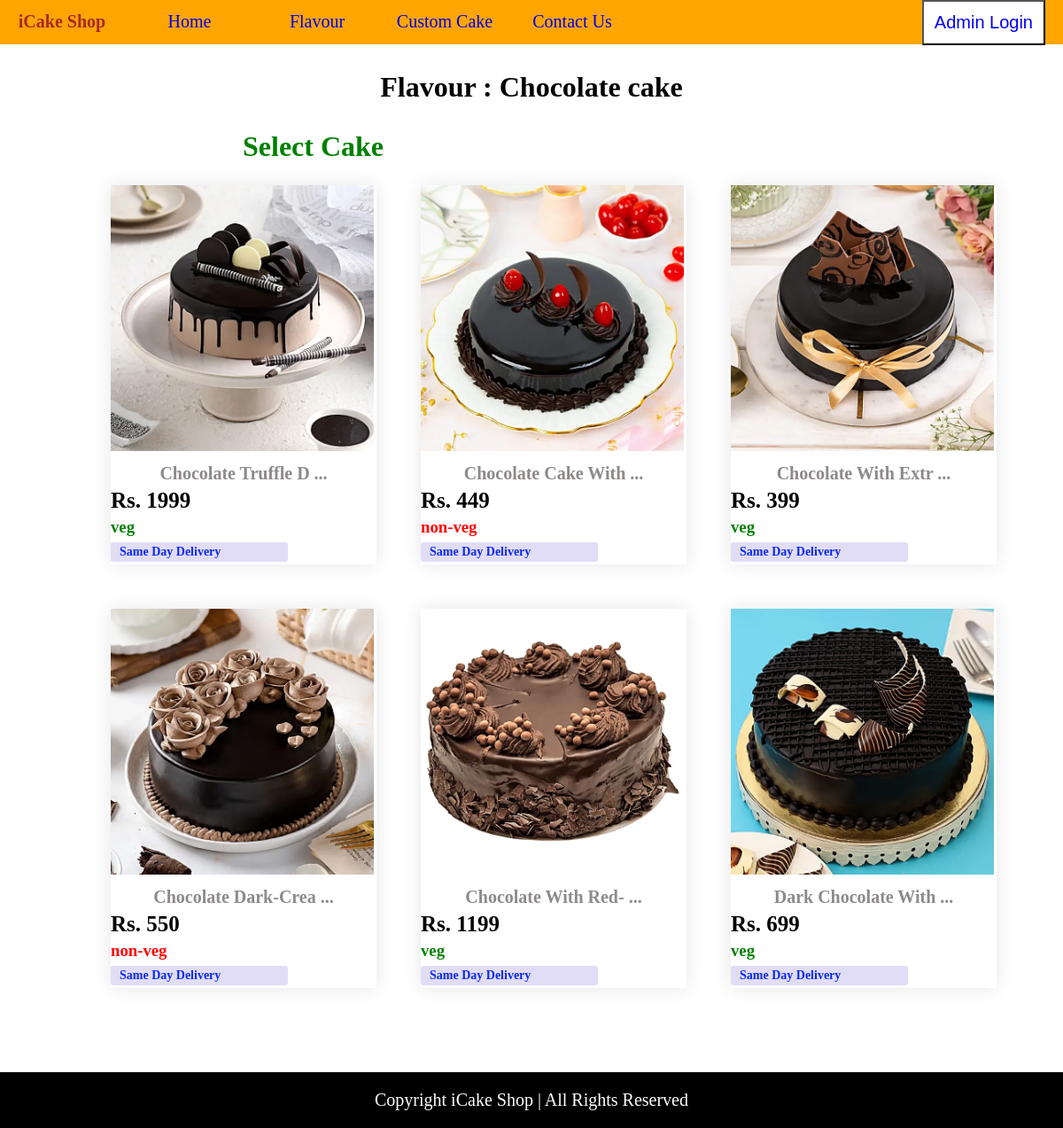
/flavour.php?flavourid=1, run on the app's committed database.
### tables this page shows
CREATE TABLE `flavour` (
  `flavour_id` int(11) NOT NULL,
  `flavour` varchar(20) NOT NULL
);

CREATE TABLE `cakedetail` (
  `cake_id` int(3) NOT NULL,
  `description` varchar(100) NOT NULL,
  `flavour` varchar(20) NOT NULL,
  `flavour_id` int(11) NOT NULL,
  `color` varchar(20) NOT NULL,
  `half_price` int(10) NOT NULL,
  `onekg_price` int(10) NOT NULL,
  `twokg_price` int(10) NOT NULL,
  `veg` varchar(20) NOT NULL
);

### flavour.php (the view, shortened to what this page needs)
<!DOCTYPE html>
<html lang="en">
<head>
</head>
<body>
    <?php include "nav.php";?>
    <div class="color">
    <?php
    $id=$_GET['flavourid'];
   $sql="SELECT * FROM `flavour` WHERE `flavour_id`=$id";
        $result=mysqli_query($connect,$sql);
        $row=mysqli_fetch_assoc($result);
echo '
   <h1 class="center">Flavour : '.$row['flavour'].' cake</h1>';
   ?>
    <div class="container1">
        <h1 class="h1">Select Cake</h1>
        <div class="most">
        <?php
            $id=$_GET['flavourid'];
            $sql="SELECT * FROM `cakedetail` WHERE `flavour_id`=$id ";
            $result=mysqli_query($connect,$sql);
            $i=0;
            while($row=mysqli_fetch_assoc($result)){
                $i=$i+1;
                $cakeid=$row['cake_id'];
                $desc=substr($row['description'],0,19);
                if($row['veg']=="veg"){
                    $class="green";
                }
                else{
                    $class="red";
                }
                echo '
            <div class="first">
                <a href="order.php?cakeid='. $cakeid.' && imagenumber='.$i.' "><img src="image/'.$row['flavour'].'/'.$row['flavour'].''.$i.'.webp" alt="" class="min_img" ></a>
                <h1 class="cname">'.$desc.' ...</h1>
                <h3 class="ccname">Rs. '.$row['half_price'].' </h3>
                <h3 class="'.$class.'">'.$row['veg'].' </h3>
                <h3 class="last"> Same Day Delivery</h3>
            </div>';
            }
        ?>
        </div>
    </div>
        </div>
<footer>
    <p>Copyright iCake Shop | All Rights Reserved</p>
</footer>
</body>
</html>

### flavour.php (style rules this page uses)
* { margin: 0; padding: 0; box-sizing: border-box; }
.h1 { margin-top: 30px; color:green; margin-left:274px; }
.most { display: grid; width: 1000px; margin: auto auto; grid-template-columns: repeat(3, 2fr); }
.most div { margin: 25px; width: 300px; height: 428px; }
.first { transition: transform 0.5s; box-shadow: 0 0 20px 0px rgba(0,0,0,0.1); }
.min_img { width: 297px; height: 300px; }
footer { background-color: black; color: white; margin-top: 70px; padding: 20px; font-size: 20px; text-align: center; }
.cname { text-align: center; margin-top: 10px; color: #8f8989; font-size: 20px }
.ccname { margin-top: 5px; font-size: 25px; margin-bottom: 5px; }
.center { text-align:center; padding-top:30px; }
.green { color:green; }
.red { color:red; }
.last { color: #0828fa; background-color: #e1ddf7; padding: 3px; width: 200px; margin-top: 6px; margin-left: 0px; padding-left: 10px; border-radius: 3px; font-size: 14px; }

### nav.php (style rules this page uses)
* { margin: 0; padding: 0; box-sizing: border-box; }
html { scroll-behavior:smooth; }
a:link { background-color: transparent; text-decoration: none; }

### data on the page
flavour: flavour "Chocolate"
cakedetail: flavour (picture), description "Chocolate Truffle D", half_price "1999", veg "veg"
cakedetail: flavour (picture), description "Chocolate Cake With", half_price "449", veg "non-veg"
cakedetail: flavour (picture), description "Chocolate With Extr", half_price "399", veg "veg"
cakedetail: flavour (picture), description "Chocolate Dark-Crea", half_price "550", veg "non-veg"
cakedetail: flavour (picture), description "Chocolate With Red-", half_price "1199", veg "veg"
cakedetail: flavour (picture), description "Dark Chocolate With", half_price "699", veg "veg"
